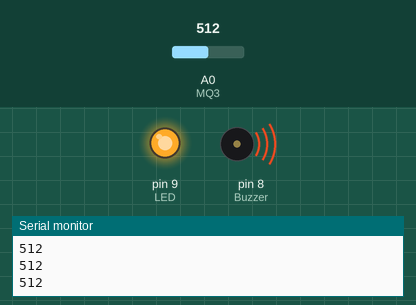
This sketch was run on a simulated Arduino Uno, built with avr-gcc and run on an emulated ATmega328P. Shown: output pins drawn as LEDs (lit = HIGH), buzzer (waves = sounding), the last lines printed to the serial monitor. The inputs (shaded band) are chosen by the test bench; at power-on: A0 (MQ3) = 512.

Above: at 1.3 s.
1.4 s: A0 (MQ3) set to 478
2.9 s: A0 (MQ3) set to 443
At 4.0 s:
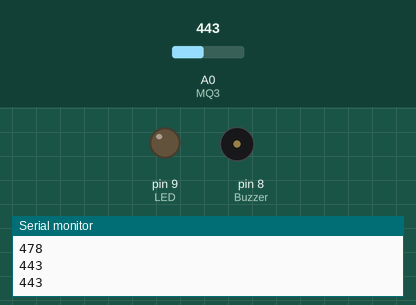
4.5 s: A0 (MQ3) set to 470
At 5.2 s:
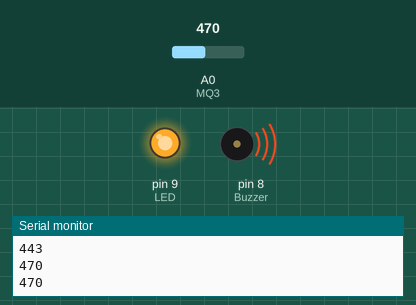
6.0 s: A0 (MQ3) set to 450
At 6.3 s:
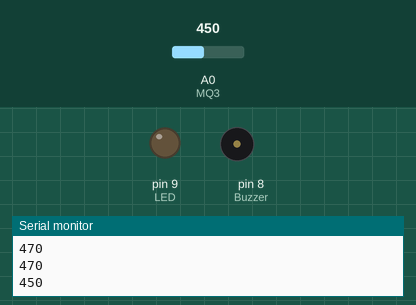
Timing chart, 0 to 8.5 s (numbered marks = the images above; inputs shaded):
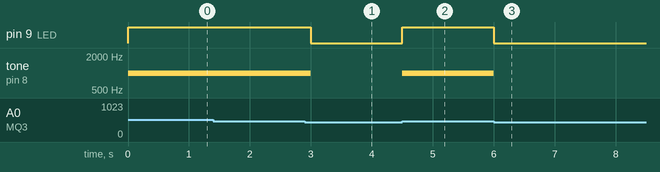

The sketch:

alcoholSense.ino
```cpp
 /* Here are the list of I/O pins*/
 #define MQ3 A0
 #define Buzzer 8
 #define LED 9

 //Threshold value of MQ3 reading above which it should trigger/
 #define Thres_Val 460
 //
 // global int to store the analog reading from MQ3 (0 to 1023)
 int value;
 void setup() {
   // declaring the input and output pins
   pinMode(MQ3, INPUT);
   pinMode(Buzzer, OUTPUT);
   pinMode(LED, OUTPUT);
 // Serial Output for debugging
   Serial.begin(9600);
 }
 void loop() {
   // reads the analog value from MQ3
   value = analogRead(MQ3);
 // sends the value to UART for debugging
   Serial.println(value);
 if ( value > Thres_Val )   //if alcohol is detected
   {
     digitalWrite ( LED , HIGH );    // turns the LED on
 //digitalWrite(Buzzer,HIGH);    // turns on (uncomment if buzzer is used)
 tone(Buzzer, 1000);             //Generate a 1000Hz tone only if you use speaker (comment out if buzzer is used)
 }
 else {
     digitalWrite(LED, LOW);       //  turns the LED off
 //digitalWrite(Buzzer,LOW);   //  turns off (uncomment if buzzer is used)
 noTone(Buzzer);               //  Removes the tone from speaker (comment out if buzzer is used)
 }
 delay (500);            //  a 500ms delay before reading is taken again
 }
```

Measured:
- the behaviour switches between 461 and 460 on A0 (MQ3) (found by bisection; images 0 and 1)
- after the input at 2.9 s, pin 9 (LED): HIGH → LOW after 0.10 s; tone on pin 8 (Buzzer): 1000 Hz → silent after 0.10 s
- after the input at 4.5 s, pin 9 (LED): LOW → HIGH at once; tone on pin 8 (Buzzer): silent → 1000 Hz at once
- after the input at 6.0 s, pin 9 (LED): HIGH → LOW at once; tone on pin 8 (Buzzer): 1000 Hz → silent at once
